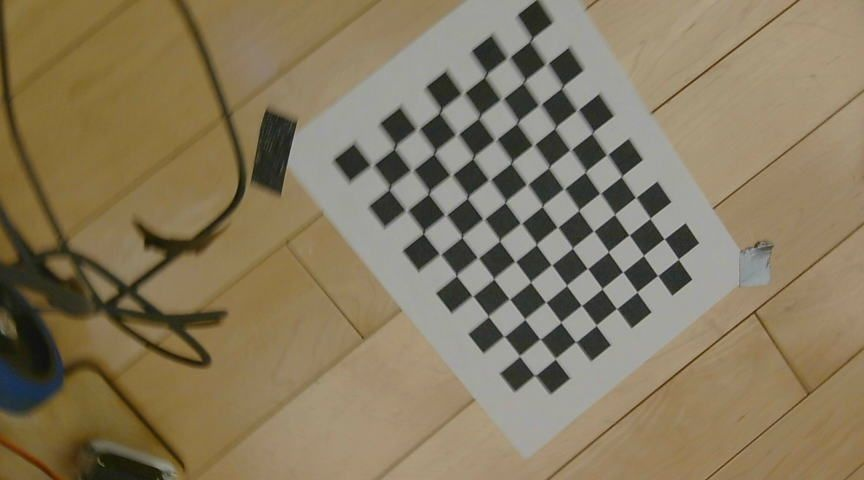
#> input picture calimages/frame_bottom_20260126_140712_1769454432481.jpg, 864 x 480 px; its folder holds only this picture in this run
$ python distortion_calibration.py
#> lines starting #> are read from the running program, lines starting #| are printed output that depends on the picture; after the words box and inside, x2 and y2 are one past the last pixel; in counts of white or black regions, pixels touching at a corner belong together; long printed decimals are rounded
import numpy as np
import cv2 as cv
import glob

# Grid dimensions for chessboard calibration
GRID_ROWS = 11  # Number of inner corners along height
GRID_COLUMNS = 8  # Number of inner corners along width

# termination criteria
criteria = (cv.TERM_CRITERIA_EPS + cv.TERM_CRITERIA_MAX_ITER, 30, 0.001)

# prepare object points, like (0,0,0), (1,0,0), (2,0,0) ....,(6,5,0)
objp = np.zeros((GRID_ROWS * GRID_COLUMNS, 3), np.float32)
objp[:, :2] = np.mgrid[0:GRID_ROWS, 0:GRID_COLUMNS].T.reshape(-1, 2)

# Arrays to store object points and image points from all the images.
objpoints = []  # 3d point in real world space
imgpoints = []  # 2d points in image plane.

images = glob.glob('calimages/frame_bottom*.jpg')

for fname in images:
    img = cv.imread(fname)
#> img is the input picture: shape (480, 864, 3); mean B, G, R 94.8, 121.4, 134.5
    if img is None:
        print(f"Warning: Could not read image {fname}")
        continue

    gray = cv.cvtColor(img, cv.COLOR_BGR2GRAY)
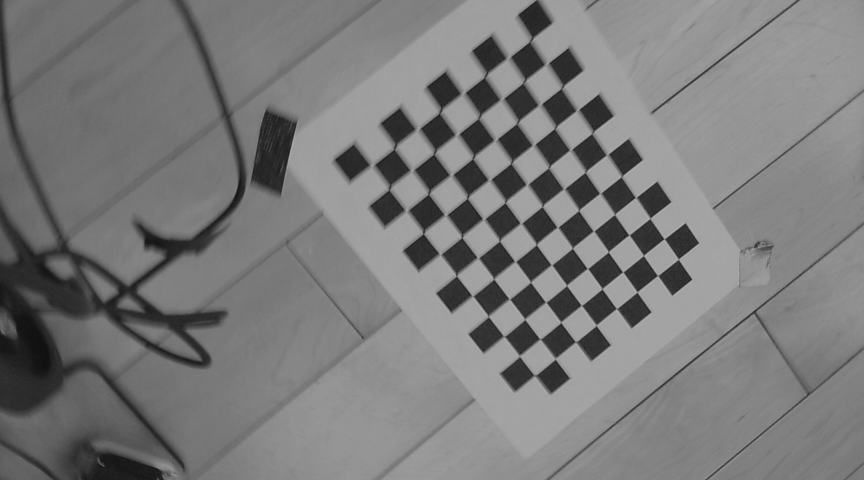
#> gray: shape (480, 864); min 15, max 187, mean 122.3

    # Find the chess board corners
    ret, corners = cv.findChessboardCorners(
        gray, (GRID_ROWS, GRID_COLUMNS), None)
#> ret = True; corners = 88 rows, first 8: [531.5, 40], [549, 62.46], [561, 88.45], [577.5, 110.2], [591.3, 133.8], [606.1, 155.2], [620.9, 176.9], [635.4, 197.5]

    # If found, add object points, image points (after refining them)
    if ret:
        print(fname)
        objpoints.append(objp)

        corners2 = cv.cornerSubPix(gray, corners, (11, 11), (-1, -1), criteria)
#> corners2 = 88 rows, first 8: [531.2, 39.82], [546.7, 63.77], [562.1, 87.25], [577.5, 110], [592.4, 132.6], [607.2, 154.6], [621.6, 176.3], [635.7, 197.4]
        imgpoints.append(corners2)
        # shutil.move(fname, 'calimages/')

        # Draw and display the corners
        cv.drawChessboardCorners(img, (GRID_ROWS, GRID_COLUMNS), corners2, ret)
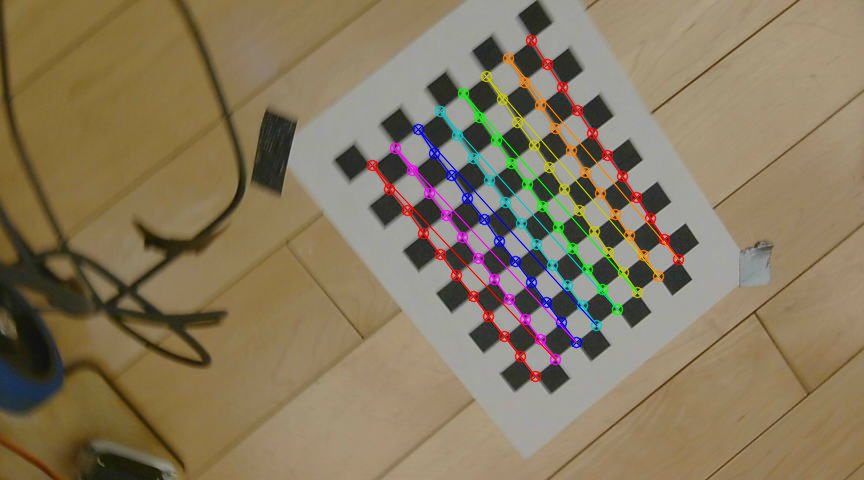
#> img: shape (480, 864, 3); 3.95% of pixels changed, all inside (x1, y1, x2, y2) = (366, 34, 685, 383)
        cv.imshow('img', img)
        # cv.waitKey(500)

cv.destroyAllWindows()

print(f"number of good images: {len(imgpoints)}")
#| number of good images: 1

# calibration
ret, mtx, distortion, rvecs, tvecs = cv.calibrateCamera(
    objpoints, imgpoints, gray.shape[::-1], None, None)
#> ret = 0.182; mtx = [[652.4, 0, 359.8], [0, 634.4, 279.5], [0, 0, 1]]; distortion = [[0.156, -0.63, 0.00541, 0.0117, 1.57]]; rvecs = ([0.0326, -0.268, 0.884],); tvecs = ([5.77, -8.41, 22.64],)

print(f'ret: {ret}')
#| ret: 0.1824
print(f'mtx: {mtx}')
#| mtx: [[652.443   0.         359.814]
#|  [  0.         634.392 279.481]
#|  [  0.           0.           1.        ]]
print(f'distortion: {distortion}')
#| distortion: [[ 0.156 -0.63  0.00541  0.01172  1.572]]

for image_index in range(len(images)):
    fname = images[image_index]
    img = cv.imread(fname)
    # refine camera matrix
    img = cv.imread(images[image_index])
    h, w = img.shape[:2]
#> h = 480; w = 864
    newcameramtx, roi = cv.getOptimalNewCameraMatrix(
        mtx, distortion, (w, h), 1, (w, h))
#> newcameramtx = [[704.2, 0, 383.5], [0, 641.8, 280.1], [0, 0, 1]]; roi = (16, 65, 773, 382)

# undistort
    dst = cv.undistort(img, mtx, distortion, None, newcameramtx)
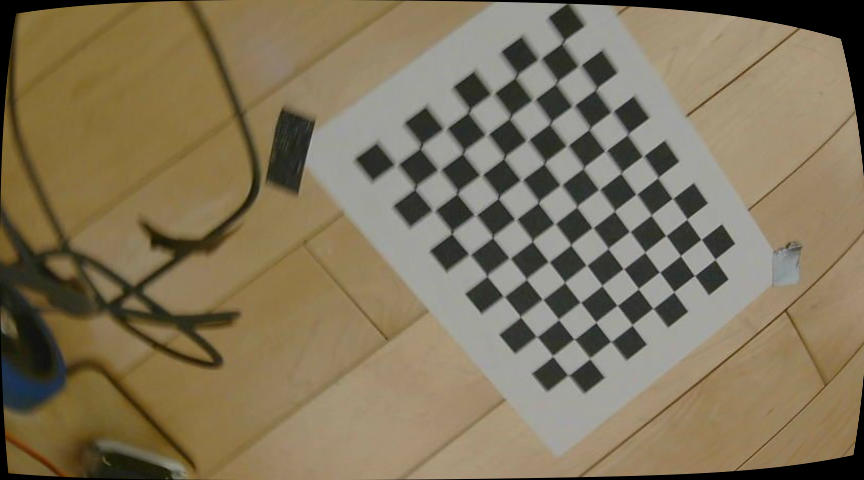
#> dst: shape (480, 864, 3); mean B, G, R 91, 116.5, 128.8

# crop the image
    x, y, w, h = roi
#> x = 16; y = 65; w = 773; h = 382
    dst = dst[y:y + h, x:x + w]
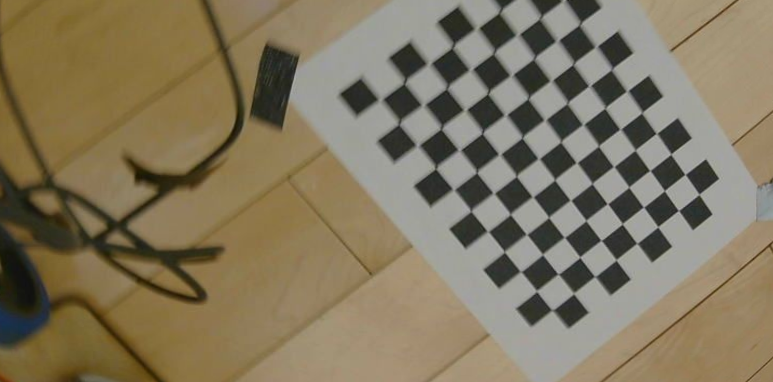
#> dst: shape (382, 773, 3); mean B, G, R 94.6, 119.2, 130.3
    cv.imwrite(f'calibration_results/calibresult{image_index}.png', dst)
    print(f'calibration_results/calibresult{image_index}.png')
    print(x, y, w, h)
#| 16 65 773 382

# reprojection error using reverse projection (2D -> 3D on z=0 plane)
mean_error = 0
for i in range(len(objpoints)):
    # Undistort the detected 2D image points
    imgpoints_undistorted = cv.undistortPoints(
        imgpoints[i], mtx, distortion, None, mtx)

    # Convert rotation vector to rotation matrix
    R, _ = cv.Rodrigues(rvecs[i])
    t = tvecs[i].flatten()  # Ensure 1D array

    # Camera position in world coordinates
    camera_pos = (-R.T @ tvecs[i]).flatten()  # Ensure 1D array

    # Project each 2D point to 3D on z=0 plane
    objpoints_reconstructed = []
    for point_2d in imgpoints_undistorted:
        # Normalized image coordinates
        x_norm = (point_2d[0][0] - mtx[0, 2]) / mtx[0, 0]
        y_norm = (point_2d[0][1] - mtx[1, 2]) / mtx[1, 1]

        # Ray direction in camera coordinates
        ray_cam = np.array([x_norm, y_norm, 1.0])

        # Transform ray to world coordinates
        ray_world = R.T @ ray_cam

        # Find intersection with z=0 plane
        # camera_pos + t * ray_world = [x, y, 0]
        # Solve for t: camera_pos[2] + t * ray_world[2] = 0
        t_intersect = -camera_pos[2] / ray_world[2]

        # Calculate 3D point on z=0 plane
        point_3d = camera_pos + t_intersect * ray_world
        objpoints_reconstructed.append(point_3d)  # Only x, y (z is 0)

    # Convert to numpy array with matching type and shape
    objpoints_reconstructed = np.array(
        objpoints_reconstructed, dtype=np.float32)

    # Compare reconstructed 3D points with original object points
    error = cv.norm(objpoints[i], objpoints_reconstructed,
                    cv.NORM_L2) / len(objpoints[i])
    mean_error += error
#> this loop made 1 pass
#> (t, camera_pos, error, mean_error) on pass 1: ([5.77, -8.41, 22.64], [-2.63, 11.63, -21.78], 0.0007, 0.0007)
#> after the loop, mean_error = 0.0007

print("total error: {}".format(mean_error / len(objpoints)))
#| total error: 0.0007003

$ run again, on calimages/frame_bottom_20260126_150002_1769457602252.jpg
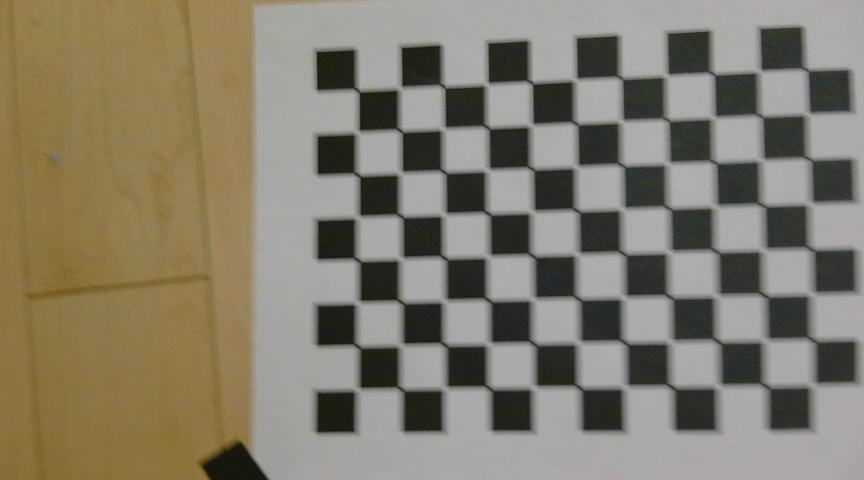
#> input picture calimages/frame_bottom_20260126_150002_1769457602252.jpg, 864 x 480 px
#> img is the input picture: shape (480, 864, 3); mean B, G, R 109.4, 125.3, 131.5
#> `ret, corners = cv.findChessboardCorners( gray, (GRID_ROWS, GRID_COLUMN..`: ret = True; corners = 88 rows, first 8: [357.5, 90], [399, 87.5], [444, 85.5], [488, 85.5], [530.5, 82], [577, 81.5], [620.5, 77.5], [665, 74]
#> corners2 = 88 rows, first 8: [358, 90.71], [400.1, 88.17], [443.6, 86.55], [486.8, 84.08], [531.2, 82.55], [575.3, 79.82], [621.2, 78.12], [666.4, 75.63]
#> `cv.drawChessboardCorners(img, (GRID_ROWS, GRID_COLUMNS), corners2, ret)`:
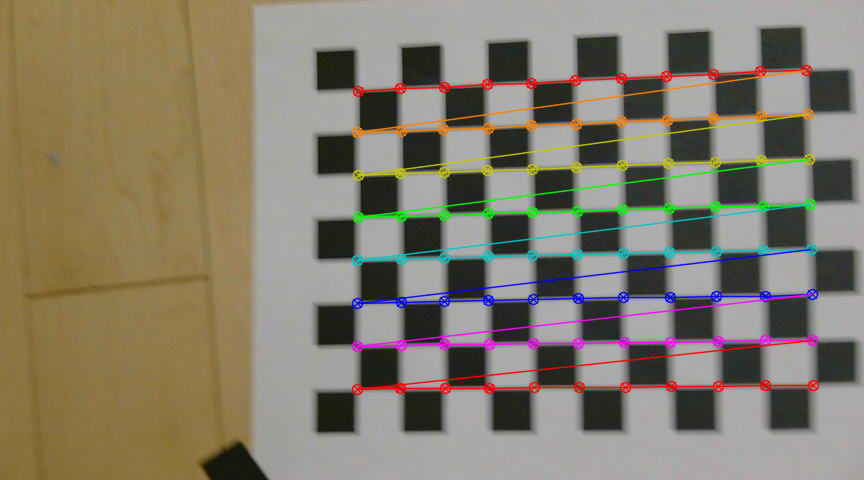
#> img: shape (480, 864, 3); 6.51% of pixels changed, all inside (x1, y1, x2, y2) = (351, 64, 820, 396)
#| number of good images: 1
#> `ret, mtx, distortion, rvecs, tvecs = cv.calibrateCamera( objpoints, im..`: ret = 0.331; mtx = [[2200.3, 0, 524.7], [0, 2072.7, 218.1], [0, 0, 1]]; distortion = [[0.721, -29.11, 0.00626, 0.00616, -171.9]]; rvecs = ([-0.0851, 0.275, -0.0186],); tvecs = ([-3.71, -3.01, 48.96],)
#| ret: 0.3306
#| mtx: [[2.20034734e+03 0.00000000e+00 5.24694313e+02]
#|  [0.00000000e+00 2.07267940e+03 2.18147121e+02]
#|  [0.00000000e+00 0.00000000e+00 1.00000000e+00]]
#| distortion: [[ 7.20784853e-01 -2.91141029e+01  6.25556534e-03  6.16074208e-03
#|   -1.71932862e+02]]
#> newcameramtx = [[765.5, 0, 741.9], [0, 1828.7, 211.2], [0, 0, 1]]; roi = (559, 19, 300, 421)
#> `x, y, w, h = roi`: x = 559; y = 19; w = 300; h = 421
#> `dst = dst[y:y + h, x:x + w]`:
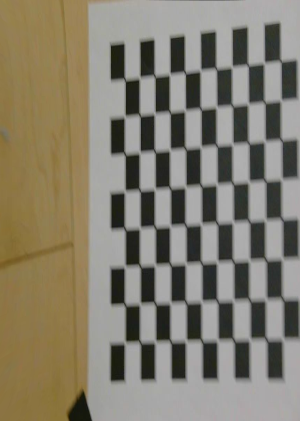
#> dst: shape (421, 300, 3); mean B, G, R 109.4, 125.3, 131.5
#| 559 19 300 421
#> the loop `for i in range(len(objpoints)):` made 1 pass
#> (t, camera_pos, error, mean_error) on pass 1: ([-3.71, -3.01, 48.96], [16.73, 7.26, -45.69], 0.000789, 0.000789)
#> after the loop `for i in range(len(objpoints)):`: mean_error = 0.000789
#| total error: 0.0007885

$ run again, on calimages/frame_bottom_20260126_150004_1769457604271.jpg
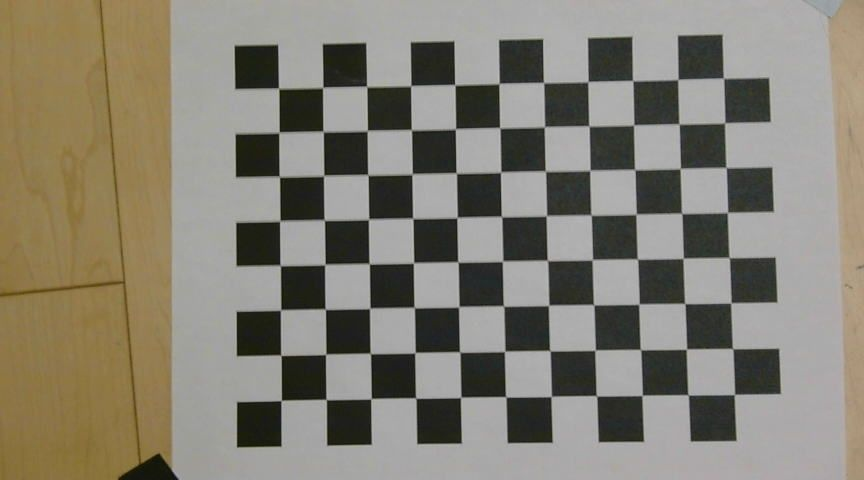
#> input picture calimages/frame_bottom_20260126_150004_1769457604271.jpg, 864 x 480 px
#> img is the input picture: shape (480, 864, 3); mean B, G, R 115, 127.4, 132
#> `ret, corners = cv.findChessboardCorners( gray, (GRID_ROWS, GRID_COLUMN..`: ret = True; corners = 88 rows, first 8: [278.5, 87.98], [322.8, 87.37], [366.5, 86.28], [410.7, 85.91], [454.9, 84.99], [499.1, 83.65], [543.6, 82.51], [588.1, 81.45]
#> corners2 = 88 rows, first 8: [278.6, 88.41], [322.7, 87.52], [366.6, 86.49], [410.7, 85.78], [454.8, 84.8], [499, 83.56], [543.5, 82.6], [587.9, 81.68]
#> `cv.drawChessboardCorners(img, (GRID_ROWS, GRID_COLUMNS), corners2, ret)`:
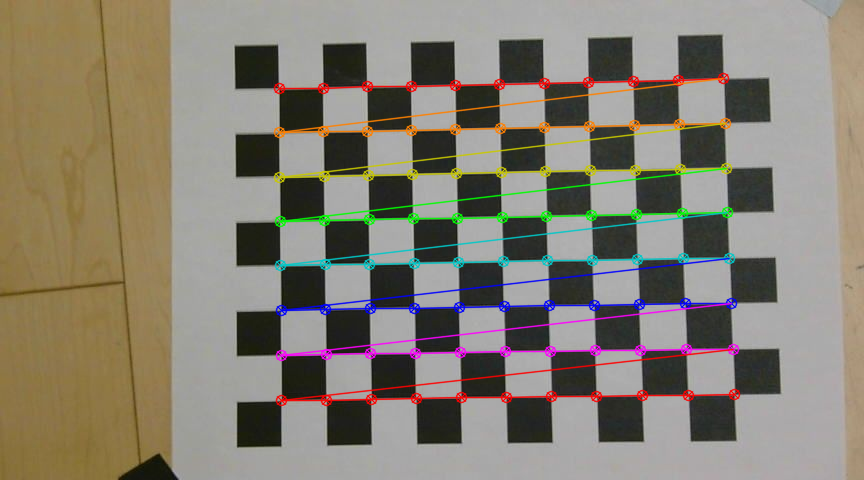
#> img: shape (480, 864, 3); 6.47% of pixels changed, all inside (x1, y1, x2, y2) = (273, 72, 741, 407)
#| number of good images: 1
#> `ret, mtx, distortion, rvecs, tvecs = cv.calibrateCamera( objpoints, im..`: ret = 0.138; mtx = [[400, 0, 413.5], [0, 403.6, 312.5], [0, 0, 1]]; distortion = [[0.0224, -0.0194, 0.00345, 0.0012, 0.0123]]; rvecs = ([-0.0213, 0.00434, -0.0171],); tvecs = ([-3.07, -5.06, 9.1],)
#| ret: 0.1378
#| mtx: [[400.033   0.         413.503]
#|  [  0.         403.600 312.461]
#|  [  0.           0.           1.        ]]
#| distortion: [[ 0.02245 -0.01939  0.003449  0.001196  0.0123]]
#> newcameramtx = [[407.4, 0, 416], [0, 404.9, 313.2], [0, 0, 1]]; roi = (6, 10, 849, 464)
#> `x, y, w, h = roi`: x = 6; y = 10; w = 849; h = 464
#> `dst = dst[y:y + h, x:x + w]`:
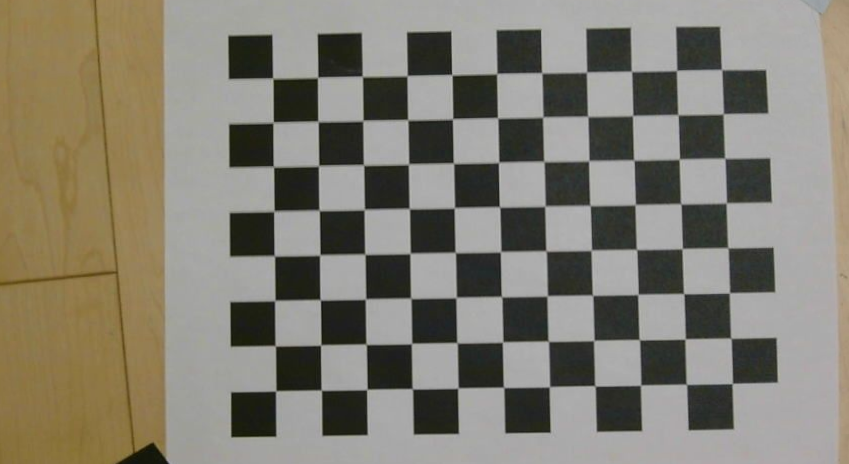
#> dst: shape (464, 849, 3); mean B, G, R 113.9, 126, 130.2
#| 6 10 849 464
#> the loop `for i in range(len(objpoints)):` made 1 pass
#> (t, camera_pos, error, mean_error) on pass 1: ([-3.07, -5.06, 9.1], [3.02, 5.3, -8.98], 0.000326, 0.000326)
#> after the loop `for i in range(len(objpoints)):`: mean_error = 0.000326
#| total error: 0.0003265

$ run again, on calimages/frame_bottom_20260126_140714_1769454434490.jpg
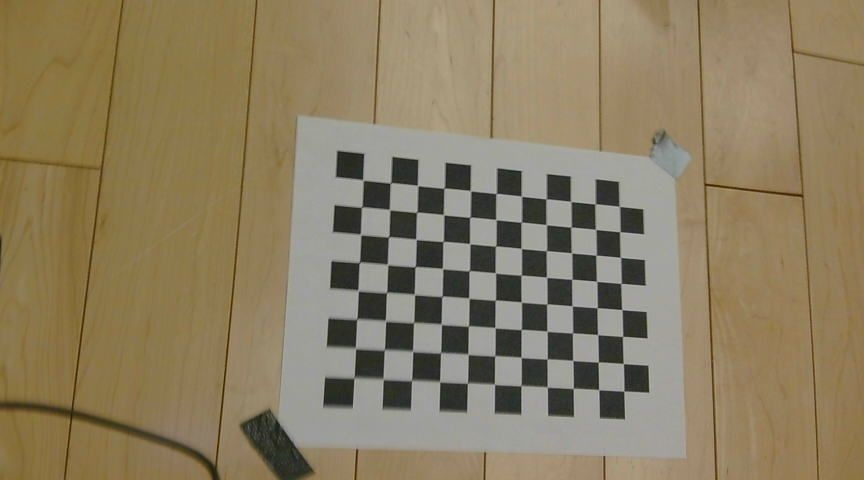
#> input picture calimages/frame_bottom_20260126_140714_1769454434490.jpg, 864 x 480 px
#> img is the input picture: shape (480, 864, 3); mean B, G, R 97.9, 126.3, 139.9
#> `gray = cv.cvtColor(img, cv.COLOR_BGR2GRAY)`:
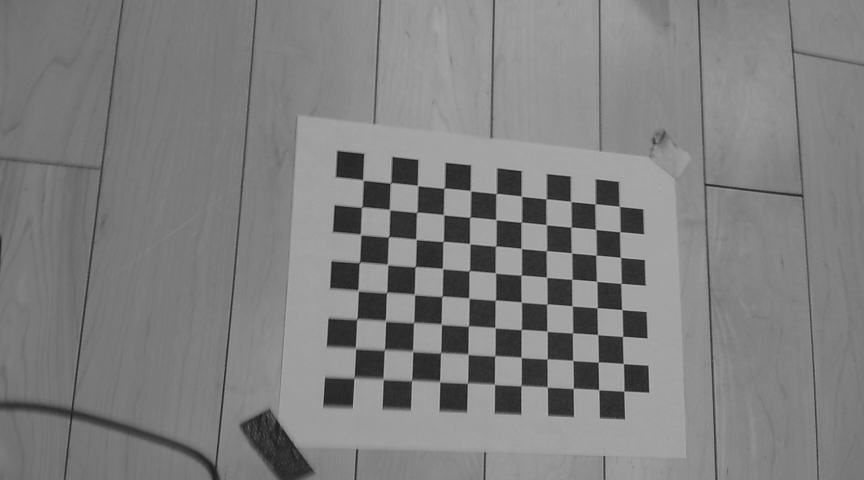
#> gray: shape (480, 864); min 22, max 190, mean 127.1
#> `ret, corners = cv.findChessboardCorners( gray, (GRID_ROWS, GRID_COLUMN..`: ret = True; corners = 88 rows, first 8: [362.9, 180.2], [390, 183.5], [417.5, 185.6], [443.8, 188.3], [470.5, 191], [496.2, 193.5], [521.6, 196.3], [546, 199]
#> corners2 = 88 rows, first 8: [362.9, 180], [390.5, 182.8], [417.6, 185.5], [444.2, 188.2], [470.4, 190.7], [496.2, 193.5], [521.4, 196.2], [546.2, 198.8]
#> img: shape (480, 864, 3); 4.39% of pixels changed, all inside (x1, y1, x2, y2) = (348, 174, 631, 398)
#| number of good images: 1
#> `ret, mtx, distortion, rvecs, tvecs = cv.calibrateCamera( objpoints, im..`: ret = 0.125; mtx = [[965.4, 0, 420], [0, 964.7, 251.3], [0, 0, 1]]; distortion = [[-0.151, 7.55, 0.00839, -0.0228, -63.01]]; rvecs = ([-0.226, -0.244, 0.0546],); tvecs = ([-2.03, -2.54, 34.36],)
#| ret: 0.125
#| mtx: [[965.446   0.         419.983]
#|  [  0.         964.743 251.262]
#|  [  0.           0.           1.        ]]
#| distortion: [[-1.51355270e-01  7.55295095e+00  8.39148585e-03 -2.27553674e-02
#|   -6.30063921e+01]]
#> newcameramtx = [[965.4, 0, 420], [0, 918.3, 258.2], [0, 0, 1]]; roi = (0, 19, 863, 452)
#> `x, y, w, h = roi`: x = 0; y = 19; w = 863; h = 452
#> `dst = dst[y:y + h, x:x + w]`:
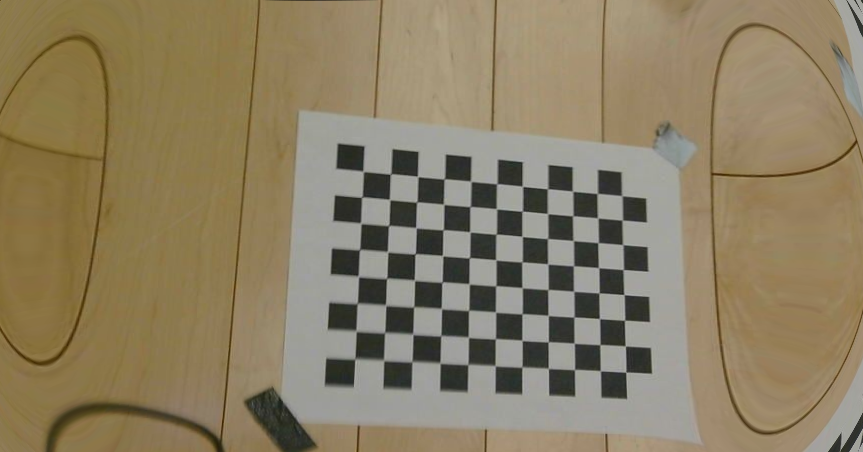
#> dst: shape (452, 863, 3); mean B, G, R 99.3, 126.9, 140
#| 0 19 863 452
#> the loop `for i in range(len(objpoints)):` made 1 pass
#> (t, camera_pos, error, mean_error) on pass 1: ([-2.03, -2.54, 34.36], [-5.85, 10.27, -32.42], 0.000513, 0.000513)
#> after the loop `for i in range(len(objpoints)):`: mean_error = 0.000513
#| total error: 0.0005133
